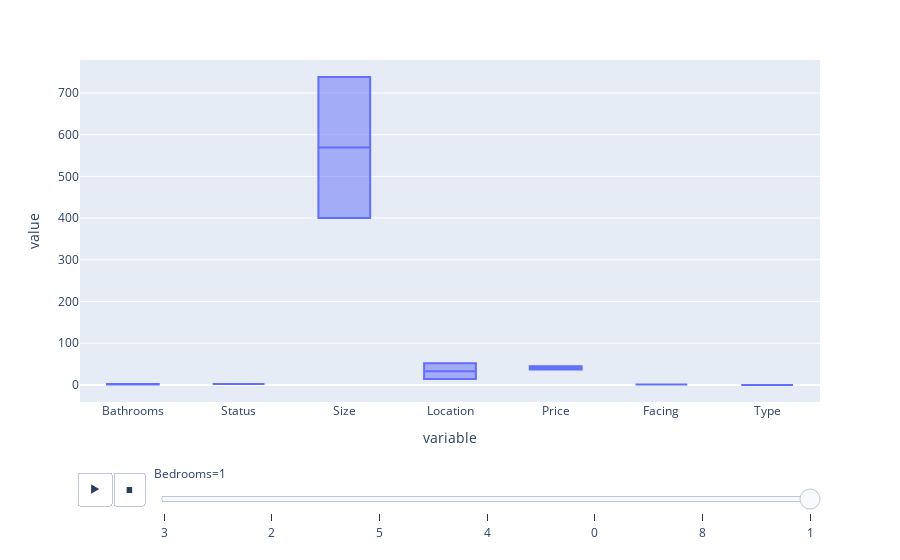

The code cell stored with this chart in its notebook:
### Code cell
px.box(df,animation_frame='Bedrooms')

### Figure 1 — Plotly figure (JSON) as saved in the notebook; plotly's stock layout.template omitted (floating-point values rounded to 4 significant figures)
{"data": [{"alignmentgroup": "True", "hovertemplate": "Bedrooms=1<br>variable=%{x}<br>value=%{y}<extra></extra>", "legendgroup": "", "marker": {"color": "#636efa"}, "name": "", "notched": false, "offsetgroup": "", "orientation": "v", "showlegend": false, "type": "box", "x": ["Bathrooms", "Bathrooms", "Status", "Status", "Size", "Size", "Location", "Location", "Price", "Price", "Facing", "Facing", "Type", "Type"], "x0": " ", "xaxis": "x", "y": [1, 2, 2, 2, 738, 400, 14, 52, 45, 37, 1, 1, 0, 0], "y0": " ", "yaxis": "y"}], "layout": {"autosize": true, "boxmode": "group", "legend": {"tracegroupgap": 0}, "margin": {"t": 60}, "sliders": [{"active": 6, "currentvalue": {"prefix": "Bedrooms="}, "len": 0.9, "pad": {"b": 10, "t": 60}, "steps": [{"args": [["3"], {"frame": {"duration": 0, "redraw": true}, "fromcurrent": true, "mode": "immediate", "transition": {"duration": 0, "easing": "linear"}}], "label": "3", "method": "animate"}, {"args": [["2"], {"frame": {"duration": 0, "redraw": true}, "fromcurrent": true, "mode": "immediate", "transition": {"duration": 0, "easing": "linear"}}], "label": "2", "method": "animate"}, {"args": [["5"], {"frame": {"duration": 0, "redraw": true}, "fromcurrent": true, "mode": "immediate", "transition": {"duration": 0, "easing": "linear"}}], "label": "5", "method": "animate"}, {"args": [["4"], {"frame": {"duration": 0, "redraw": true}, "fromcurrent": true, "mode": "immediate", "transition": {"duration": 0, "easing": "linear"}}], "label": "4", "method": "animate"}, {"args": [["0"], {"frame": {"duration": 0, "redraw": true}, "fromcurrent": true, "mode": "immediate", "transition": {"duration": 0, "easing": "linear"}}], "label": "0", "method": "animate"}, {"args": [["8"], {"frame": {"duration": 0, "redraw": true}, "fromcurrent": true, "mode": "immediate", "transition": {"duration": 0, "easing": "linear"}}], "label": "8", "method": "animate"}, {"args": [["1"], {"frame": {"duration": 0, "redraw": true}, "fromcurrent": true, "mode": "immediate", "transition": {"duration": 0, "easing": "linear"}}], "label": "1", "method": "animate"}], "x": 0.1, "xanchor": "left", "y": 0, "yanchor": "top"}], "updatemenus": [{"active": 0, "buttons": [{"args": [null, {"frame": {"duration": 500, "redraw": true}, "fromcurrent": true, "mode": "immediate", "transition": {"duration": 500, "easing": "linear"}}], "label": "&#9654;", "method": "animate"}, {"args": [[null], {"frame": {"duration": 0, "redraw": true}, "fromcurrent": true, "mode": "immediate", "transition": {"duration": 0, "easing": "linear"}}], "label": "&#9724;", "method": "animate"}], "direction": "left", "pad": {"r": 10, "t": 70}, "showactive": false, "type": "buttons", "x": 0.1, "xanchor": "right", "y": 0, "yanchor": "top"}], "xaxis": {"anchor": "y", "autorange": true, "domain": [0, 1], "range": [-0.5, 6.5], "title": {"text": "variable"}, "type": "category"}, "yaxis": {"anchor": "x", "autorange": true, "domain": [0, 1], "range": [-41.0, 779], "title": {"text": "value"}, "type": "linear"}}}
